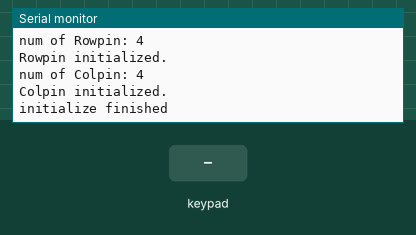
This sketch was run on a simulated Arduino Uno, built with avr-gcc and run on an emulated ATmega328P. Shown: the last lines printed to the serial monitor. Wiring (inferred from the names in the program): 4×4 keypad with keys 1 2 3 A 4 5 6 B 7 8 9 C * 0 # D (labels assumed): rows pin 4, pin 5, pin 7, pin 8; columns pin 10, pin 15, pin 14, pin 16. Inputs (shaded band) come from the test bench.

Above: at 1.2 s.
1.3 s: key '1' pressed
At 2.6 s:
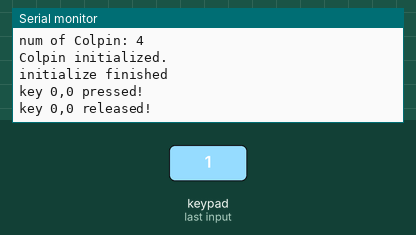
2.9 s: keypad keys 4 5 7 8 pressed 0.4 s apart
At 3.03 s:
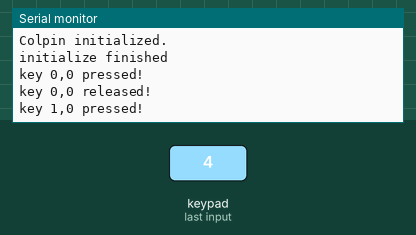
6.0 s: key '6' pressed
At 7.2 s:
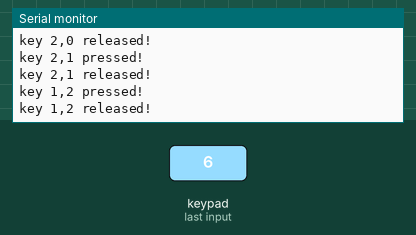
7.5 s: keypad keys 4 5 7 8 # pressed 0.4 s apart
At 10.0 s:
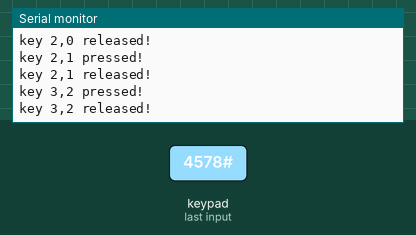
Timing chart, 0 to 11.5 s (numbered marks = the images above; inputs shaded):
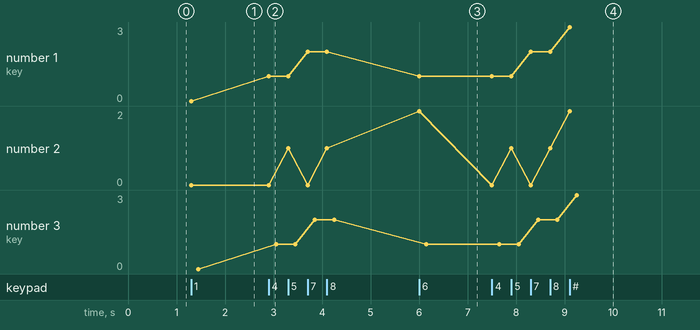

The sketch:

universal16.ino
```cpp
/* This is a test program for universal16 with arduino.
 * to run this program properly, you have to hand-wire
 * between some pads and controller.
 *
 */

const int Rowpin[] = {4,5,7,8};
const int Colpin[] = {10,15,14,16};
const int Cols = (sizeof(Rowpin)/sizeof(Rowpin[0]));
const int Rows = (sizeof(Colpin)/sizeof(Colpin[0]));
bool beforeState[Rows][Cols];
bool currentState[Rows][Cols];
void setup(){
	Serial.begin(9600);
	while(!Serial);
	Serial.println("Started.");
	for(int i=0;i<Cols;i++){
		pinMode(Rowpin[i],OUTPUT);
	}
	Serial.print("num of Rowpin: ");
	Serial.println(Rows);
	Serial.println("Rowpin initialized.");
	for(int i=0;i<Rows;i++){
		pinMode(Colpin[i],INPUT_PULLUP);
	}
	Serial.print("num of Colpin: ");
	Serial.println(Cols);
	Serial.println("Colpin initialized.");
	for(int i=0;i<Rows;i++){
		for(int j=0;j<Cols;j++){
			currentState[i][j] = HIGH;
			beforeState[i][j] = HIGH;
		}
	}
	Serial.println("initialize finished");
}
void loop(){
	delay(1);
	for(int i=0;i<Rows;i++){
		digitalWrite(Rowpin[i],LOW);
		for(int j=0;j<Cols;j++){
			currentState[i][j] = digitalRead(Colpin[j]);
			if (currentState[i][j] != beforeState[i][j]){
					Serial.print("key ");
					Serial.print(i);
					Serial.print(",");
					Serial.print(j);
				if(currentState[i][j] == LOW){
					Serial.println(" pressed!");
				} else {
					Serial.println(" released!");
				}
				beforeState[i][j] = currentState[i][j];
			}
		}
		digitalWrite(Rowpin[i],HIGH);
	}
}
```

Measured:
- after the input at 1.3 s, the serial monitor: prints a new line at once (image 1)
- after the input at 2.9 s, the serial monitor: prints a new line at once (image 2)
- after the input at 6.0 s, the serial monitor: prints a new line at once (image 3)
- after the input at 7.5 s, the serial monitor: prints a new line at once (image 4)
- plotted number 1: 0 → 2 after the input at 2.9 s, 1 → 3 after the input at 7.5 s
- plotted number 2: 0 → 1 after the input at 2.9 s
- plotted number 3: 0 → 2 after the input at 2.9 s, 1 → 3 after the input at 7.5 s
